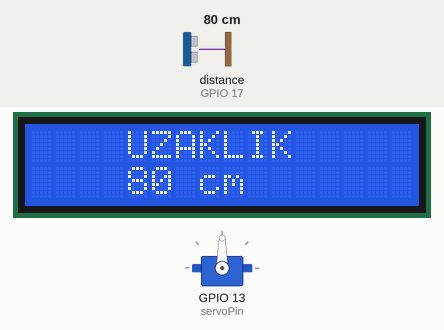
A sketch run on a simulated ESP32. On the bench: servo, 16×2 character LCD. Wiring (inferred from the names in the program): ultrasonic range finder: trigger GPIO 16; echo GPIO 17. Inputs (shaded band) come from the test bench; at power-on: distance to the obstacle (sensor on GPIO 17) 80 cm. The echo pulse lasts 58.3 µs per cm; what the sketch prints to the serial monitor is not drawn.

Above: at 1.2 s.
1.3 s: distance to the obstacle (sensor on GPIO 17) set to 2 cm
At 3.7 s:
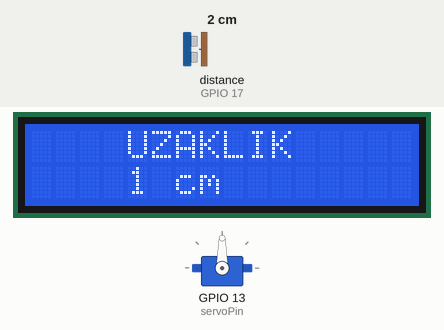
At 13.7 s:
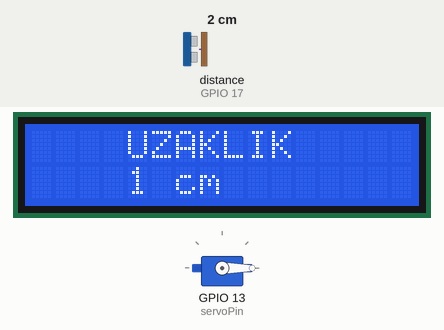
Timing chart, 0 to 17.1 s (numbered marks = the images above; inputs shaded):
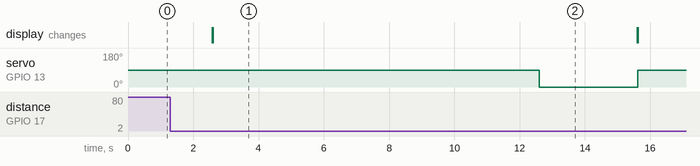

Measured:
- after the input at 1.3 s, servo on GPIO 13 (servoPin): 90° → 0° after 11.3 s, → 90° 3.0 s later; the display: first differs from a run without the input after 1.3 s (image 1)

The sketch:

Parking_area_Prototype_ESP32.ino
```cpp
#include <ESP32Servo.h>
#include <LiquidCrystal_I2C.h>

#define trigPin 16
#define echoPin 17
#define servoPin 13
#define I2C_ADDR 0x27
#define totalRows 2
#define totalColumns 16
LiquidCrystal_I2C lcd(I2C_ADDR, totalColumns, totalRows);

Servo servo;

void setup() {
  pinMode(trigPin, OUTPUT);
  pinMode(echoPin, INPUT);
  servo.attach(servoPin);
  Serial.begin(9600);
  lcd.init();
  lcd.backlight();

}

void loop() {
  long duration, distance;

  digitalWrite(trigPin, LOW);
  delayMicroseconds(2);
  digitalWrite(trigPin, HIGH);
  delayMicroseconds(10);
  digitalWrite(trigPin, LOW);

  duration = pulseIn(echoPin, HIGH);

  distance = (duration / 2) / 29.1;
  Serial.print("Mesafe: ");
  Serial.print(distance);
  Serial.println("  cm ");
  lcd.setCursor(4, 0);
  lcd.print("UZAKLIK ");
  lcd.setCursor(4,1);
  lcd.print(distance);
  lcd.print(" cm   ");

  if (distance <= 5) {
    servo.write(90);
    delay(10000);
    servo.write(0);
    delay(500);
  }


  delay(2500);
lcd.clear();
}
```
